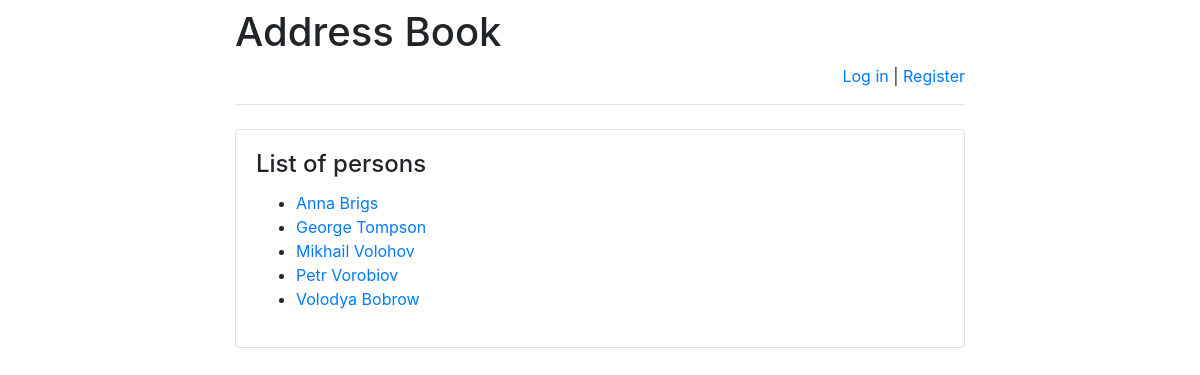
Page /addressbook/ on the earlier database version.
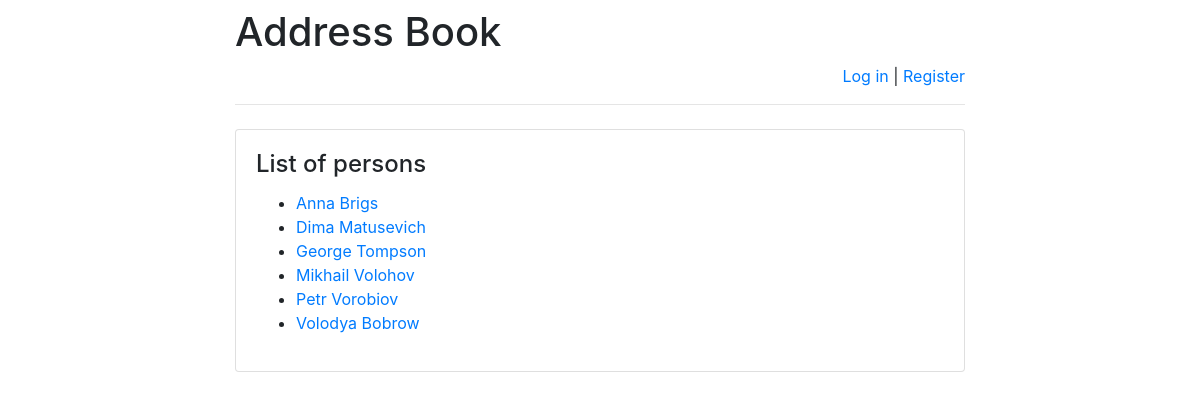
Same page on the later database version.
### addressbook/models.py (models this page shows)
class Person(models.Model):
    person_text = models.CharField(max_length=255)
    pub_date = models.DateTimeField('date published')

### addressbook/views.py (the view)
# urls.py: path(r'', views.index, name='index'),
def index(request):
    message = None
    if "message" in request.GET:
        message = request.GET["message"]
    return render(
        request,
        "index.html",
        {
            "latest_persons":
                Person.objects.order_by('person_text')[:25],
            "message": message
        }
    )

### templates/index.html (shortened to what this page needs)
{% extends 'base.html' %}
{% block main %}
    <h4 class="card-title">List of persons</h4>
{% if latest_persons %}
    <ul>
        {% for person in latest_persons %}
            <li>
                <a href="/addressbook/{{ person.id }}/">
                    {{ person.person_text }}
                </a>
            </li>
        {% endfor %}
    </ul>
{% else %}
    <p>No persons are available right now.</p>
{% endif %}
{% endblock %}

Differences in the rows shown:
added Person: person_text "Dima Matusevich"
